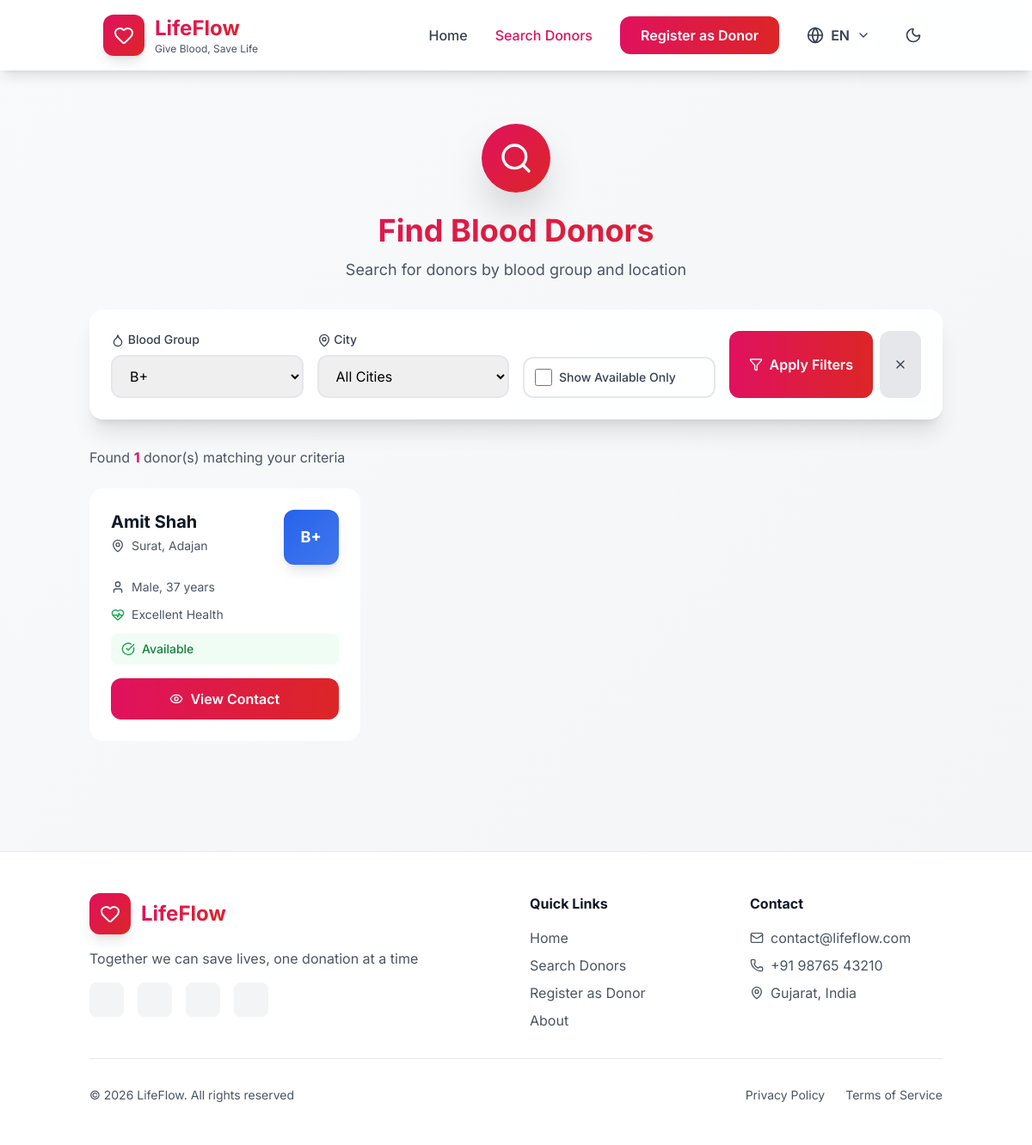
The app's page /search.php?blood_group=B+ with its own data.
### tables this page shows
CREATE TABLE IF NOT EXISTS donors (
    id INT AUTO_INCREMENT PRIMARY KEY,
    full_name VARCHAR(100) NOT NULL,
    email VARCHAR(100) UNIQUE,
    phone VARCHAR(15) NOT NULL,
    blood_group ENUM('A+', 'A-', 'B+', 'B-', 'AB+', 'AB-', 'O+', 'O-') NOT NULL,
    gender ENUM('Male', 'Female', 'Other') NOT NULL,
    date_of_birth DATE NOT NULL,
    city VARCHAR(100) NOT NULL,
    area VARCHAR(100),
    address TEXT,
    last_donation_date DATE,
    health_status ENUM('Good', 'Excellent', 'Fair') DEFAULT 'Good',
    is_available BOOLEAN DEFAULT 1,
    language_preference ENUM('en', 'gu', 'hi') DEFAULT 'en',
    latitude DECIMAL(10, 8) NULL,
    longitude DECIMAL(11, 8) NULL,
    created_at TIMESTAMP DEFAULT CURRENT_TIMESTAMP,
    updated_at TIMESTAMP DEFAULT CURRENT_TIMESTAMP ON UPDATE CURRENT_TIMESTAMP,
    INDEX idx_blood_group (blood_group),
    INDEX idx_city (city),
    INDEX idx_availability (is_available)
);

### includes/functions.php (called while the page is built, shortened)
<?php
function translate($key) {
    $lang = $_SESSION['lang'] ?? 'en';
    $file = __DIR__ . "/../languages/{$lang}.json";
    static $translations = [];
    if (!isset($translations[$lang])) {
        if (file_exists($file)) {
            $translations[$lang] = json_decode(file_get_contents($file), true);
        } else {
            $translations[$lang] = [];
        }
    }
    return $translations[$lang][$key] ?? $key;
}
function sanitize($data) {
    return htmlspecialchars(strip_tags(trim($data)));
}
function isDonorEligible($lastDonationDate) {
    $lastDate = new DateTime($lastDonationDate);
    $today = new DateTime();
    $diff = $today->diff($lastDate);
    return $diff->days >= 90;
}
function calculateAge($dob) {
    $birthDate = new DateTime($dob);
    $today = new DateTime();
    return $today->diff($birthDate)->y;
}
function getBloodGroupColor($bloodGroup) {
    $colors = [
        'A+' => '#DC2626',
        'A-' => '#EF4444',
        'B+' => '#2563EB',
        'B-' => '#3B82F6',
        'AB+' => '#7C3AED',
        'AB-' => '#8B5CF6',
        'O+' => '#059669',
        'O-' => '#10B981'
    ];
    return $colors[$bloodGroup] ?? '#6B7280';
}
?>

### search.php (the view, shortened to what this page needs)
<?php
require_once 'includes/header.php';
$filterBloodGroup = isset($_GET['blood_group']) ? sanitize($_GET['blood_group']) : '';
$filterCity = isset($_GET['city']) ? sanitize($_GET['city']) : '';
$filterAvailable = isset($_GET['available']) ? 1 : '';
$query = "SELECT * FROM donors WHERE 1=1";
$params = [];
$types = '';
if ($filterBloodGroup) {
    $query .= " AND blood_group = ?";
    $params[] = $filterBloodGroup;
    $types .= 's';
}
$query .= " ORDER BY created_at DESC";
$stmt = $conn->prepare($query);
if (!empty($params)) {
    $stmt->bind_param($types, ...$params);
}
$stmt->execute();
$result = $stmt->get_result();
$donors = $result->fetch_all(MYSQLI_ASSOC);
?>
<section class="container mx-auto px-4 py-8 sm:py-12">
    <div class="text-center mb-8">
        <div class="w-20 h-20 bg-gradient-to-br from-heart-red to-blood-red rounded-full flex items-center justify-center mx-auto mb-6 shadow-2xl">
            <i data-lucide="search" class="w-10 h-10 text-white"></i>
        </div>
        <h1 class="text-3xl sm:text-4xl font-bold gradient-text mb-3">
            <?php echo translate('search_title'); ?>
        </h1>
        <p class="text-gray-600 dark:text-gray-400 text-lg">
            <?php echo translate('search_subtitle'); ?>
        </p>
    </div>
    <div class="max-w-6xl mx-auto mb-8">
        <div class="glass-effect rounded-2xl p-6 shadow-xl">
            <form id="filterForm" method="GET" class="space-y-4">
                <div class="grid grid-cols-1 sm:grid-cols-2 lg:grid-cols-4 gap-4">
                    <div>
                        <label class="block text-sm font-medium text-gray-700 dark:text-gray-300 mb-2">
                            <i data-lucide="droplet" class="w-4 h-4 inline"></i>
                            <?php echo translate('blood_group'); ?>
                        </label>
                        <select name="blood_group" id="bloodGroupFilter"
                            class="w-full px-4 py-3 rounded-xl border-2 border-gray-200 dark:border-gray-600 dark:bg-gray-700 dark:text-white focus:border-heart-red focus:ring-2 focus:ring-heart-red/20 outline-none transition-all">
                            <?php
                            $bloodGroups = ['A+', 'A-', 'B+', 'B-', 'AB+', 'AB-', 'O+', 'O-'];
                            foreach ($bloodGroups as $bg):
                            ?>
                                <option value="<?php echo $bg; ?>" <?php echo ($filterBloodGroup === $bg) ? 'selected' : ''; ?>>
                                    <?php echo $bg; ?>
                                </option>
                            <?php endforeach; ?>
                        </select>
                    </div>
                    <div>
                        <label class="block text-sm font-medium text-gray-700 dark:text-gray-300 mb-2">
                            <i data-lucide="map-pin" class="w-4 h-4 inline"></i>
                            <?php echo translate('city'); ?>
                        </label>
                        <select name="city" id="cityFilter"
                            class="w-full px-4 py-3 rounded-xl border-2 border-gray-200 dark:border-gray-600 dark:bg-gray-700 dark:text-white focus:border-heart-red focus:ring-2 focus:ring-heart-red/20 outline-none transition-all">
                            <option value=""><?php echo translate('all_cities'); ?></option>
                        </select>
                    </div>
                    <div class="flex items-end">
                        <label class="flex items-center gap-2 cursor-pointer p-3 rounded-xl border-2 border-gray-200 dark:border-gray-600 hover:border-heart-red transition-all w-full">
                            <input type="checkbox" name="available" id="availableFilter" value="1"
                                <?php echo ($filterAvailable !== '') ? 'checked' : ''; ?>
                                class="w-5 h-5 text-heart-red rounded focus:ring-heart-red focus:ring-2">
                            <span class="text-sm font-medium text-gray-700 dark:text-gray-300">
                                <?php echo translate('show_available_only'); ?>
                            </span>
                        </label>
                    </div>
                    <div class="flex gap-2">
                        <button type="submit"
                            class="flex-1 bg-gradient-to-r from-heart-red to-blood-red text-white px-4 py-3 rounded-xl hover:shadow-xl transition-all duration-300 font-semibold flex items-center justify-center gap-2">
                            <i data-lucide="filter" class="w-4 h-4"></i>
                            <span class="hidden sm:inline"><?php echo translate('apply_filters'); ?></span>
                        </button>
                        <a href="search.php"
                            class="bg-gray-200 dark:bg-gray-700 text-gray-700 dark:text-gray-300 px-4 py-3 rounded-xl hover:shadow-lg transition-all duration-300 font-semibold flex items-center justify-center">
                            <i data-lucide="x" class="w-4 h-4"></i>
                        </a>
                    </div>
                </div>
            </form>
        </div>
    </div>
    <div class="max-w-6xl mx-auto mb-6">
        <p class="text-gray-600 dark:text-gray-400">
            Found <span class="font-bold text-heart-red"><?php echo count($donors); ?></span> donor(s)
            <?php if ($filterBloodGroup || $filterCity || $filterAvailable !== ''): ?>
                matching your criteria
            <?php endif; ?>
        </p>
    </div>
    <?php if (count($donors) > 0): ?>
        <div class="max-w-6xl mx-auto grid grid-cols-1 md:grid-cols-2 lg:grid-cols-3 gap-6">
            <?php foreach ($donors as $donor):
                $isEligible = isDonorEligible($donor['last_donation_date']);
                $bloodColor = getBloodGroupColor($donor['blood_group']);
            ?>
                <div class="glass-effect rounded-2xl p-6 hover-lift group" data-donor-id="<?php echo $donor['id']; ?>">
                    <div class="flex items-start justify-between mb-4">
                        <div class="flex-1">
                            <h3 class="text-xl font-bold text-gray-900 dark:text-white mb-1">
                                <?php echo htmlspecialchars($donor['full_name']); ?>
                            </h3>
                            <div class="flex items-center gap-2 text-gray-600 dark:text-gray-400 text-sm">
                                <i data-lucide="map-pin" class="w-4 h-4"></i>
                                <span><?php echo htmlspecialchars($donor['city']); ?><?php echo $donor['area'] ? ', ' . htmlspecialchars($donor['area']) : ''; ?></span>
                            </div>
                        </div>
                        <div class="w-16 h-16 rounded-xl flex items-center justify-center shadow-lg group-hover:scale-110 transition-transform"
                            style="background: linear-gradient(135deg, <?php echo $bloodColor; ?> 0%, <?php echo $bloodColor; ?>dd 100%);">
                            <span class="text-white font-bold text-lg"><?php echo $donor['blood_group']; ?></span>
                        </div>
                    </div>
                    <div class="space-y-3 mb-4">
                        <div class="flex items-center gap-2 text-sm text-gray-600 dark:text-gray-400">
                            <i data-lucide="user" class="w-4 h-4"></i>
                            <span><?php echo $donor['gender']; ?>, <?php echo calculateAge($donor['date_of_birth']); ?> years</span>
                        </div>
                        <div class="flex items-center gap-2 text-sm">
                            <i data-lucide="heart-pulse" class="w-4 h-4 text-green-600"></i>
                            <span class="text-gray-600 dark:text-gray-400"><?php echo $donor['health_status']; ?> Health</span>
                        </div>
                        <?php if ($donor['is_available']): ?>
                            <?php if ($isEligible): ?>
                                <div class="flex items-center gap-2 bg-green-50 dark:bg-green-900/20 px-3 py-2 rounded-lg">
                                    <i data-lucide="check-circle" class="w-4 h-4 text-green-600"></i>
                                    <span class="text-green-700 dark:text-green-400 font-medium text-sm">
                                        <?php echo translate('donor_card_available'); ?>
                                    </span>
                                </div>
                            <?php endif; ?>
                        <?php endif; ?>
                    </div>
                    <div class="contact-hidden space-y-3">
                        <button onclick="revealContact(<?php echo $donor['id']; ?>)"
                            class="w-full bg-gradient-to-r from-heart-red to-blood-red text-white px-4 py-3 rounded-xl hover:shadow-xl transition-all duration-300 font-semibold flex items-center justify-center gap-2">
                            <i data-lucide="eye" class="w-4 h-4"></i>
                            <?php echo translate('view_contact'); ?>
                        </button>
                    </div>
                </div>
            <?php endforeach; ?>
        </div>
    <?php endif; ?>
</section>
<?php require_once 'includes/footer.php'; ?>

### assets/css/custom.css (style rules this page uses)
* { transition-property: background-color, border-color, color, fill, stroke, opacity, box-shadow, transform; transition-duration: 200ms; transition-timing-function: cubic-bezier(0.4, 0, 0.2, 1); }

### includes/header.php (style rules this page uses)
* { font-family: 'Inter', sans-serif; }
.glass-effect { background: rgba(255, 255, 255, 0.9); backdrop-filter: blur(10px); -webkit-backdrop-filter: blur(10px); border: 1px solid rgba(255, 255, 255, 0.3); }
.gradient-text { background: linear-gradient(135deg, #E0115F 0%, #DC2626 100%); -webkit-background-clip: text; -webkit-text-fill-color: transparent; background-clip: text; }
.hover-lift { transition: all 0.3s cubic-bezier(0.4, 0, 0.2, 1); }

### records on screen
donors: full_name "Amit Shah", city "Surat", area "Adajan", blood_group "B+", gender "Male", date_of_birth "37", health_status "Excellent"

### other values on screen
translate('site_name') "LifeFlow"
translate('tagline') "Give Blood, Save Life"
translate('home') "Home"
translate('search') "Search Donors"
translate('register') "Register as Donor"
$_SESSION['lang'] "EN"
translate('search_title') "Find Blood Donors"
translate('search_subtitle') "Search for donors by blood group and location"
translate('blood_group') "Blood Group"
translate('city') "City"
translate('show_available_only') "Show Available Only"
translate('apply_filters') "Apply Filters"
count($donors) "1"
translate('footer_tagline') "Together we can save lives, one donation at a time"
translate('about') "About"
